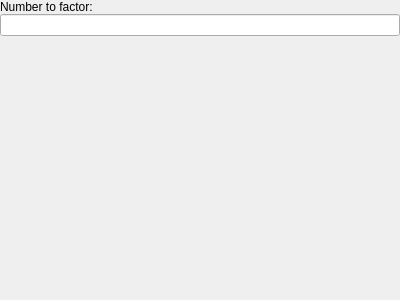
<?xml version="1.0" encoding="UTF-8"?>
<ui version="4.0">
 <class>main_window</class>
 <widget class="QMainWindow" name="main_window">
  <property name="geometry">
   <rect>
    <x>0</x>
    <y>0</y>
    <width>400</width>
    <height>300</height>
   </rect>
  </property>
  <property name="windowTitle">
   <string>Factoring 2</string>
  </property>
  <widget class="QWidget" name="centralWidget">
   <layout class="QVBoxLayout" name="verticalLayout">
    <property name="spacing">
     <number>0</number>
    </property>
    <property name="leftMargin">
     <number>0</number>
    </property>
    <property name="topMargin">
     <number>0</number>
    </property>
    <property name="rightMargin">
     <number>0</number>
    </property>
    <property name="bottomMargin">
     <number>0</number>
    </property>
    <item>
     <widget class="QLabel" name="label">
      <property name="sizePolicy">
       <sizepolicy hsizetype="Preferred" vsizetype="Maximum">
        <horstretch>0</horstretch>
        <verstretch>0</verstretch>
       </sizepolicy>
      </property>
      <property name="text">
       <string>Number to factor:</string>
      </property>
     </widget>
    </item>
    <item>
     <widget class="QLineEdit" name="input_edit"/>
    </item>
    <item>
     <widget class="QLabel" name="output_label">
      <property name="sizePolicy">
       <sizepolicy hsizetype="Preferred" vsizetype="Preferred">
        <horstretch>0</horstretch>
        <verstretch>0</verstretch>
       </sizepolicy>
      </property>
      <property name="text">
       <string/>
      </property>
      <property name="alignment">
       <set>Qt::AlignLeading|Qt::AlignLeft|Qt::AlignTop</set>
      </property>
     </widget>
    </item>
   </layout>
  </widget>
  <action name="actionExit">
   <property name="text">
    <string>Exit</string>
   </property>
  </action>
 </widget>
 <layoutdefault spacing="6" margin="11"/>
 <resources/>
 <connections/>
</ui>
